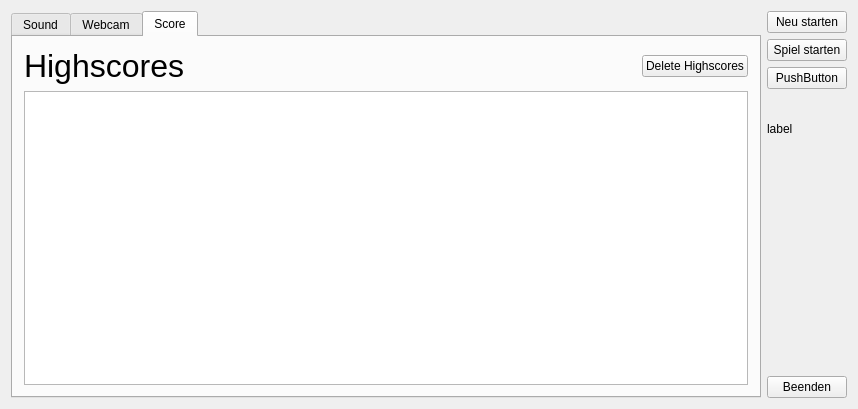
<?xml version="1.0" encoding="UTF-8"?>
<ui version="4.0">
 <class>MainWindow</class>
 <widget class="QMainWindow" name="MainWindow">
  <property name="windowModality">
   <enum>Qt::ApplicationModal</enum>
  </property>
  <property name="geometry">
   <rect>
    <x>0</x>
    <y>0</y>
    <width>858</width>
    <height>409</height>
   </rect>
  </property>
  <property name="windowTitle">
   <string>Blind Mans Buff</string>
  </property>
  <widget class="QWidget" name="centralWidget">
   <layout class="QHBoxLayout" name="horizontalLayout_2">
    <item>
     <widget class="QTabWidget" name="tabWidget">
      <property name="currentIndex">
       <number>2</number>
      </property>
      <widget class="QWidget" name="tab">
       <property name="sizePolicy">
        <sizepolicy hsizetype="Expanding" vsizetype="Expanding">
         <horstretch>0</horstretch>
         <verstretch>0</verstretch>
        </sizepolicy>
       </property>
       <attribute name="title">
        <string>Sound</string>
       </attribute>
       <layout class="QVBoxLayout" name="glLayout"/>
      </widget>
      <widget class="QWidget" name="tab_2">
       <attribute name="title">
        <string>Webcam</string>
       </attribute>
       <layout class="QHBoxLayout" name="horizontalLayout">
        <item>
         <widget class="CVWidget" name="cvwidget" native="true">
          <property name="sizePolicy">
           <sizepolicy hsizetype="Expanding" vsizetype="Expanding">
            <horstretch>0</horstretch>
            <verstretch>0</verstretch>
           </sizepolicy>
          </property>
          <property name="maximumSize">
           <size>
            <width>9999999</width>
            <height>16777215</height>
           </size>
          </property>
         </widget>
        </item>
        <item>
         <widget class="QSlider" name="verticalSlider">
          <property name="maximum">
           <number>255</number>
          </property>
          <property name="orientation">
           <enum>Qt::Vertical</enum>
          </property>
         </widget>
        </item>
       </layout>
      </widget>
      <widget class="QWidget" name="tab_3">
       <attribute name="title">
        <string>Score</string>
       </attribute>
       <layout class="QVBoxLayout" name="verticalLayout_2">
        <item>
         <layout class="QHBoxLayout" name="horizontalLayout_3">
          <item>
           <widget class="QLabel" name="scoreLabel_2">
            <property name="text">
             <string>&lt;html&gt;&lt;head/&gt;&lt;body&gt;&lt;p&gt;&lt;span style=&quot; font-size:24pt;&quot;&gt;Highscores&lt;/span&gt;&lt;/p&gt;&lt;/body&gt;&lt;/html&gt;</string>
            </property>
            <property name="textFormat">
             <enum>Qt::RichText</enum>
            </property>
            <property name="wordWrap">
             <bool>true</bool>
            </property>
           </widget>
          </item>
          <item>
           <spacer name="horizontalSpacer">
            <property name="orientation">
             <enum>Qt::Horizontal</enum>
            </property>
            <property name="sizeHint" stdset="0">
             <size>
              <width>40</width>
              <height>20</height>
             </size>
            </property>
           </spacer>
          </item>
          <item>
           <widget class="QPushButton" name="deleteHighscoreButton">
            <property name="text">
             <string>Delete Highscores</string>
            </property>
           </widget>
          </item>
         </layout>
        </item>
        <item>
         <widget class="QTableView" name="tableView"/>
        </item>
       </layout>
      </widget>
     </widget>
    </item>
    <item>
     <layout class="QVBoxLayout" name="verticalLayout">
      <item>
       <widget class="QPushButton" name="restartGame">
        <property name="text">
         <string>Neu starten</string>
        </property>
       </widget>
      </item>
      <item>
       <widget class="QPushButton" name="startGame">
        <property name="text">
         <string>Spiel starten</string>
        </property>
       </widget>
      </item>
      <item>
       <widget class="QPushButton" name="pushButton_3">
        <property name="text">
         <string>PushButton</string>
        </property>
       </widget>
      </item>
      <item>
       <widget class="QLabel" name="scoreLabel">
        <property name="text">
         <string>label</string>
        </property>
        <property name="wordWrap">
         <bool>true</bool>
        </property>
       </widget>
      </item>
      <item>
       <spacer name="verticalSpacer">
        <property name="orientation">
         <enum>Qt::Vertical</enum>
        </property>
        <property name="sizeType">
         <enum>QSizePolicy::Minimum</enum>
        </property>
        <property name="sizeHint" stdset="0">
         <size>
          <width>20</width>
          <height>208</height>
         </size>
        </property>
       </spacer>
      </item>
      <item>
       <widget class="QPushButton" name="pushButton">
        <property name="text">
         <string>Beenden</string>
        </property>
       </widget>
      </item>
     </layout>
    </item>
   </layout>
  </widget>
 </widget>
 <layoutdefault spacing="6" margin="11"/>
 <customwidgets>
  <customwidget>
   <class>CVWidget</class>
   <extends>QWidget</extends>
   <header>cvwidget.h</header>
   <container>1</container>
  </customwidget>
 </customwidgets>
 <resources/>
 <connections>
  <connection>
   <sender>pushButton</sender>
   <signal>clicked()</signal>
   <receiver>MainWindow</receiver>
   <slot>close()</slot>
   <hints>
    <hint type="sourcelabel">
     <x>594</x>
     <y>322</y>
    </hint>
    <hint type="destinationlabel">
     <x>591</x>
     <y>215</y>
    </hint>
   </hints>
  </connection>
 </connections>
</ui>
